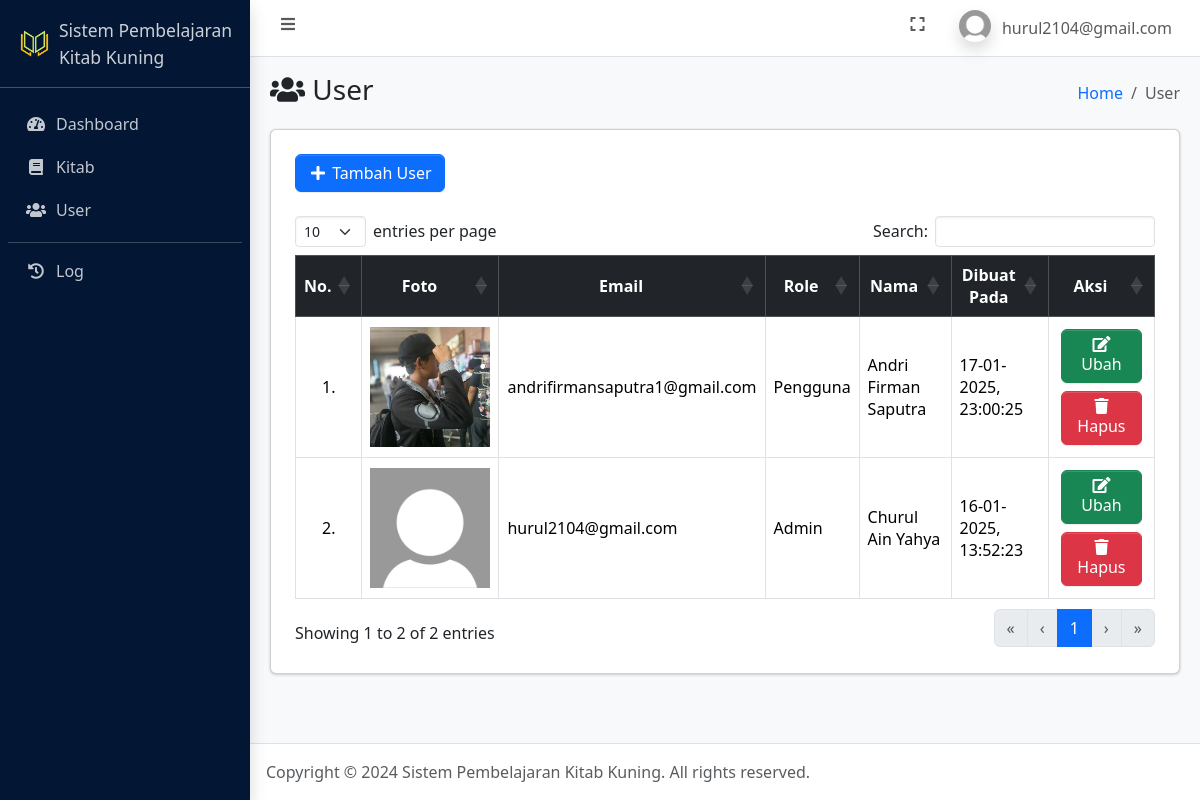
The page /user.php (signed in) on the database its author committed.
### tables this page shows
CREATE TABLE `user` (
  `id_user` int(11) NOT NULL,
  `nama_lengkap` varchar(100) NOT NULL,
  `email` varchar(100) NOT NULL,
  `password` varchar(255) NOT NULL,
  `role` enum('admin','pengguna') NOT NULL,
  `foto` text NOT NULL,
  `is_active` int(1) NOT NULL,
  `dibuat_pada` datetime NOT NULL DEFAULT current_timestamp()
);

### connection.php (called while the page is built, shortened)
<?php
	$host = 'localhost';
	$user = 'root';
	$pass = '';
	$database = 'pembelajaran_kitab_kuning';
	$conn = mysqli_connect($host, $user, $pass, $database);
    if (isset($_SESSION['id_user'])) {
    	$id_user = $_SESSION['id_user'];
		$dataUser = mysqli_fetch_assoc(mysqli_query($conn, "SELECT * FROM user WHERE id_user = $id_user"));
	}
?>

### user.php (the view, shortened to what this page needs)
<?php
    require_once 'connection.php';
    $user = mysqli_query($conn, "SELECT * FROM user ORDER BY email ASC");
?>
<!DOCTYPE html>
<html lang="en">
<head>
    <?php include_once 'include/head.php'; ?>
</head>
<body class="layout-fixed sidebar-expand-lg bg-body-tertiary">
    <div class="app-wrapper">
        <?php include_once 'include/navbar.php'; ?>
        <?php include_once 'include/sidebar.php'; ?>
        <main class="app-main">
            <div class="app-content-header">
                <div class="container-fluid">
                    <div class="row">
                        <div class="col-sm-6">
                            <h3 class="mb-0"><i class="nav-icon fas fa-fw fa-users"></i> User</h3>
                        </div>
                        <div class="col-sm-6">
                            <ol class="breadcrumb float-sm-end">
                                <li class="breadcrumb-item"><a href="index.php">Home</a></li>
                                <li class="breadcrumb-item active" aria-current="page">
                                    User
                                </li>
                            </ol>
                        </div>
                    </div>
                </div>
            </div>
            <div class="app-content">
                <div class="container-fluid">
                    <div class="card">
                        <div class="card-body">
                            <div class="table-responsive p-2">
                                <a href="tambah_user.php" class="mb-3 btn btn-primary"><i class="fas fa-fw fa-plus"></i> Tambah User</a>
                                <table class="table table-bordered" id="table_id">
                                    <thead class="table-dark">
                                        <tr>
                                            <th class="text-center align-middle">No.</th>
                                            <th class="text-center align-middle">Foto</th>
                                            <th class="text-center align-middle">Email</th>
                                            <th class="text-center align-middle">Role</th>
                                            <th class="text-center align-middle">Nama</th>
                                            <th class="text-center align-middle">Dibuat Pada</th>
                                            <th class="text-center align-middle">Aksi</th>
                                        </tr>
                                    </thead>
                                    <tbody>
                                        <?php $i = 1; ?>
                                        <?php foreach ($user as $du): ?>
                                            <tr>
                                                <td class="text-center align-middle"><?= $i++; ?>.</td>
                                                <td class="text-center align-middle"><img style="width: 7.5rem" src="assets/img/profiles/<?= $du['foto']; ?>" alt="<?= $du['foto']; ?>"></td>
                                                <td class="align-middle"><?= $du['email']; ?></td>
                                                <td class="align-middle"><?= ucwords($du['role']); ?></td>
                                                <td class="align-middle"><?= $du['nama_lengkap']; ?></td>
                                                <td class="align-middle"><?= date('d-m-Y, H:i:s', strtotime($du['dibuat_pada']));; ?></td>
                                                <td class="text-center align-middle">
                                                    <?php if ($du['email'] != 'admin'): ?>
                                                        <a href="ubah_user.php?id_user=<?= $du['id_user']; ?>" class="m-1 btn btn-success"><i class="fas fa-fw fa-edit"></i> Ubah</a>
                                                        <a href="hapus_user.php?id_user=<?= $du['id_user']; ?>" data-nama="<?= $du['email']; ?>" class="m-1 btn btn-danger btn-delete"><i class="fas fa-fw fa-trash"></i> Hapus</a>
                                                    <?php endif ?>
                                                </td>
                                            </tr>
                                        <?php endforeach ?>
                                    </tbody>
                                </table>
                            </div>
                        </div>
                    </div>
                </div>
            </div>
        </main>
        <?php include_once 'include/footer.php'; ?>
    </div>
</body>
</html>

### include/navbar.php (shortened to what this page needs)
<nav class="app-header navbar navbar-expand bg-body">
    <div class="container-fluid">
        <ul class="navbar-nav">
            <li class="nav-item"> <a class="nav-link" data-lte-toggle="sidebar" href="#" role="button"> <i class="fas fa-fw fa-bars"></i> </a> </li>
        </ul>
        <ul class="navbar-nav ms-auto">
            <li class="nav-item"> <a class="nav-link" href="#" data-lte-toggle="fullscreen"> <i data-lte-icon="maximize" class="fas fa-fw fa-expand"></i> </a> </li>
            <li class="nav-item dropdown user-menu">
                <a href="#" class="nav-link dropdown-toggle" data-bs-toggle="dropdown" aria-expanded="false">
                    <img src="assets/img/profiles/default.jpg" class="user-image rounded-circle shadow" alt="User Image">
                    <span class="d-none d-md-inline"><?= $dataUser['email']; ?></span>
                </a>
            </li>
        </ul>
    </div>
</nav>

### rows shown on the page
user: email "hurul2104@gmail.com", foto (placeholder picture), role "Admin", nama_lengkap "Churul Ain Yahya", dibuat_pada "16-01-2025, 13:52:23"
user: foto (picture), email "andrifirmansaputra1@gmail.com", role "Pengguna", nama_lengkap "Andri Firman Saputra", dibuat_pada "17-01-2025, 23:00:25"
